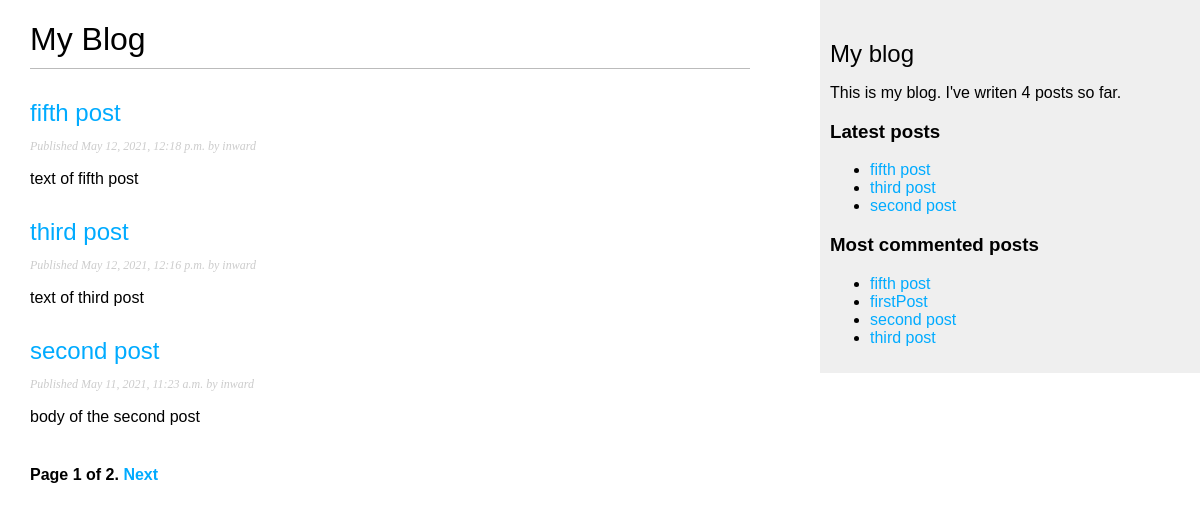
Screenshot of /blog/ with the database file from the repository.
### blog/models.py (models this page shows, shortened)
class Post(models.Model):
    objects  = models.Manager()
    published = PublishedManager()
    STATUS_CHOICES = (
        ('draft', 'Draft'),
        ('published', 'Published'),
    )
    title = models.CharField(max_length=250)
    slug = models.SlugField(max_length=250, unique_for_date='publish')
    author = models.ForeignKey(User, on_delete=models.CASCADE, related_name='blog_posts')
    body = models.TextField()
    publish = models.DateTimeField(default=timezone.now)
    created = models.DateTimeField(auto_now_add=True)
    updated = models.DateTimeField(auto_now=True)
    status = models.CharField(max_length=10, choices=STATUS_CHOICES, default='draft')
    class Meta:
        ordering = ('-publish',)
    def get_absolute_url(self):
        return reverse('blog:post_detail', args=[self.publish.year, self.publish.month, self.publish.day, self.slug])

### blog/views.py (the view)
# urls.py: path('', views.PostListView.as_view(), name='post_list'),
class PostListView(ListView):
    queryset = Post.published.all()
    context_object_name = 'posts'
    paginate_by = 3
    template_name = 'blog/post/list.html'

### blog/models.py (called while the page is built)
    def get_queryset(self):
        return super().get_queryset().filter(status='published')

### blog/templatetags/blog_tags.py (called while the page is built)
@register.simple_tag
def total_posts():
    return Post.published.count()

@register.inclusion_tag('blog/post/latest_posts.html')
def show_latest_posts(count=5):
    latest_posts = Post.published.order_by('-publish')[:count]
    return {'latest_posts': latest_posts}

@register.simple_tag
def get_most_commented_posts(count=5):
    return Post.published.annotate(total_comments=Count('comments')).order_by('-total_comments')[:count]

### blog/templates/blog/post/list.html (shortened to what this page needs)
{% extends 'blog/base.html' %}
{% block content %}
<h1>My Blog</h1>
{% for post in posts %}
<h2>
    <a href="{{ post.get_absolute_url }}">{{ post.title }}</a>
</h2>
<p class="date">Published {{ post.publish }} by {{ post.author }}</p>
{{post.body|truncatewords:30|linebreaks}}
{% endfor %}
{% include "pagination.html" with page=page_obj %}
{% endblock content %}

### blog/templates/blog/base.html (shortened to what this page needs)
{% load blog_tags %}
{% load static %}
<!DOCTYPE html>
<html lang="en">
<head>
    <link rel="stylesheet" href="{%static 'css/blog.css' %}">
</head>
<body>
    <div id="content">
        {% block content %}{% endblock content %}
    </div>
    <div id="sidebar">
        <h2>My blog</h2>
        <p>This is my blog. I've writen {% total_posts %} posts so far.</p>
        <h3>Latest posts</h3>
        {% show_latest_posts 3 %}
        <h3>Most commented posts</h3>
        {% get_most_commented_posts as most_commented_posts %}
        <ul>
            {% for post in most_commented_posts %}
            <li><a href="{{ post.get_absulute_url }}">{{ post.title }}</a> </li>
            {% endfor %}
        </ul>
    </div>
</body>
</html>

### blog/templates/blog/post/latest_posts.html
<ul>
{% for post in latest_posts %}
<li><a href="{{ post.get_absolute_url }}">{{ post.title }}</a></li>{% endfor %}
</ul>

### blog/static/css/blog.css (style rules this page uses)
body { margin:0; padding:0; font-family:helvetica, sans-serif; }
a { color:#00abff; text-decoration:none; }
h1 { font-weight:normal; border-bottom:1px solid #bbb; padding:0 0 10px 0; }
h2 { font-weight:normal; margin:30px 0 0; }
#content { float:left; width:60%; padding:0 0 0 30px; }
#sidebar { float:right; width:30%; padding:10px; background:#efefef; height:100%; }
p.date { color:#ccc; font-family: georgia, serif; font-size: 12px; font-style: italic; }

### rows the page displays
Post: title "fifth post", publish "May 12, 2021, 12:18 p.m.", author "inward", body "text of fifth post"
Post: title "third post", publish "May 12, 2021, 12:16 p.m.", author "inward", body "text of third post"
Post: title "second post", publish "May 11, 2021, 11:23 a.m.", author "inward", body "body of the second post"
Post: title "firstPost"

### other values shown
{{ page.number }} "1"
{{ page.paginator.num_pages }} "2"
